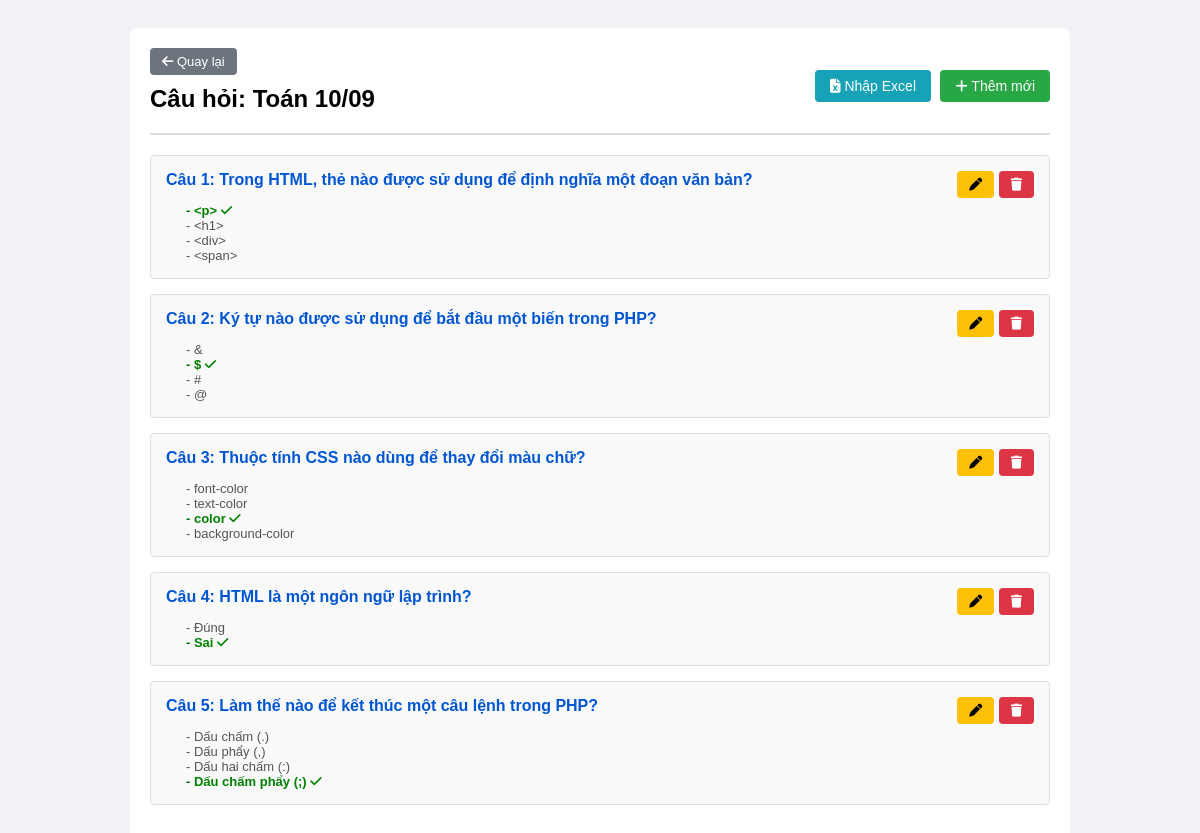
The page /DoAnCoSo2Elearning/lecturer/cau_hoi.php?id=1 on the database its author committed.
### tables this page shows
CREATE TABLE `bai_kiem_tra` (
  `id` int(11) NOT NULL,
  `tieu_de` varchar(255) NOT NULL,
  `mo_ta` text DEFAULT NULL,
  `ngay_mo` datetime DEFAULT NULL,
  `han_nop` datetime DEFAULT NULL,
  `trang_thai` tinyint(1) DEFAULT 0,
  `so_lan_cho_phep` int(11) DEFAULT 1,
  `so_lan_da_lam` int(11) DEFAULT 0
);

CREATE TABLE `cau_hoi` (
  `id` int(11) NOT NULL,
  `bai_kiem_tra_id` int(11) DEFAULT NULL,
  `noi_dung` text DEFAULT NULL,
  `giai_thich` text DEFAULT NULL
);

CREATE TABLE `dap_an` (
  `id` int(11) NOT NULL,
  `cau_hoi_id` int(11) DEFAULT NULL,
  `noi_dung` text DEFAULT NULL,
  `la_dap_an_dung` tinyint(1) DEFAULT 0
);

### DoAnCoSo2Elearning/lecturer/cau_hoi.php (the view, shortened to what this page needs)
<?php
include '../database.php';
$id_bai = isset($_GET['id']) ? (int)$_GET['id'] : 0;
$bai_thi = mysqli_fetch_assoc(mysqli_query($conn, "SELECT * FROM bai_kiem_tra WHERE id = $id_bai"));
$sql = "SELECT * FROM cau_hoi WHERE bai_kiem_tra_id = $id_bai ORDER BY id ASC";
$ds_cau_hoi = mysqli_query($conn, $sql);
?>
<!DOCTYPE html>
<html lang="vi">
<head>
    <link rel="stylesheet" href="https://cdnjs.cloudflare.com/ajax/libs/font-awesome/6.4.0/css/all.min.css">
</head>
<body>
<div class="container">
    <div class="header">
        <div>
            <a href="bai_kiem_tra.php" class="btn btn-back"><i class="fa-solid fa-arrow-left"></i> Quay lại</a>
            <h2 style="margin: 10px 0;">Câu hỏi: <?php echo htmlspecialchars($bai_thi['tieu_de']); ?></h2>
        </div>
        <div>
            <button onclick="document.getElementById('importModal').style.display='block'" class="btn btn-import">
                <i class="fa-solid fa-file-excel"></i> Nhập Excel
            </button>
            <a href="admin_edit_cau_hoi.php?bai_id=<?php echo $id_bai; ?>" class="btn btn-add">
                <i class="fa-solid fa-plus"></i> Thêm mới
            </a>
        </div>
    </div>
    <?php
    $i = 1;
    if (mysqli_num_rows($ds_cau_hoi) > 0):
        while ($row = mysqli_fetch_assoc($ds_cau_hoi)):
            $qid = $row['id'];
            $res_da = mysqli_query($conn, "SELECT * FROM dap_an WHERE cau_hoi_id = $qid");
            ?>
            <div class="q-item">
                <div class="q-header">
                    <span>Câu <?php echo $i++; ?>: <?php echo htmlspecialchars($row['noi_dung']); ?></span>
                    <div>
                        <a href="admin_edit_cau_hoi.php?bai_id=<?php echo $id_bai; ?>&edit_id=<?php echo $row['id']; ?>" class="btn btn-edit"><i class="fa-solid fa-pen"></i></a>
                        <a href="?id=<?php echo $id_bai; ?>&delete_q=<?php echo $row['id']; ?>" class="btn btn-del" onclick="return confirm('Xóa câu hỏi này?')"><i class="fa-solid fa-trash"></i></a>
                    </div>
                </div>
                <div style="font-size: 13px; color: #555; margin-left: 20px;">
                    <?php while($da = mysqli_fetch_assoc($res_da)): ?>
                        <div style="<?php echo $da['la_dap_an_dung'] ? 'color:green; font-weight:bold;' : ''; ?>">
                            - <?php echo htmlspecialchars($da['noi_dung']); ?>
                            <?php echo $da['la_dap_an_dung'] ? '<i class="fa-solid fa-check"></i>' : ''; ?>
                        </div>
                    <?php endwhile; ?>
                </div>
            </div>
        <?php endwhile;
    else:
        echo "<p style='text-align:center; color:#999;'>Chưa có câu hỏi nào.</p>";
    endif;
    ?>
</div>
</body>
</html>

### DoAnCoSo2Elearning/lecturer/cau_hoi.php (style rules this page uses)
body { font-family: sans-serif; background: #f0f2f5; padding: 20px; }
.container { max-width: 900px; margin: 0 auto; background: #fff; padding: 20px; border-radius: 8px; }
.header { display: flex; justify-content: space-between; align-items: center; border-bottom: 2px solid #ddd; padding-bottom: 10px; margin-bottom: 20px; }
.q-item { background: #f9f9f9; border: 1px solid #ddd; padding: 15px; margin-bottom: 15px; border-radius: 4px; }
.q-header { font-weight: bold; color: #0056d2; margin-bottom: 5px; display: flex; justify-content: space-between; }
.btn { padding: 6px 12px; border: none; cursor: pointer; border-radius: 4px; color: #fff; text-decoration: none; font-size: 13px; display: inline-block; }
.btn-edit { background: #ffc107; color: #000; }
.btn-del { background: #dc3545; }
.btn-add { background: #28a745; font-size: 14px; padding: 8px 15px; }
.btn-import { background: #17a2b8; font-size: 14px; padding: 8px 15px; margin-right: 5px; }
.btn-back { background: #6c757d; }

### rows shown on the page
bai_kiem_tra: tieu_de "Toán 10/09"
cau_hoi: noi_dung "Trong HTML, thẻ nào được sử dụng để định nghĩa một đoạn văn bản?"
dap_an: noi_dung "<p>", la_dap_an_dung 1 (drawn)
dap_an: noi_dung "<h1>"
dap_an: noi_dung "<div>"
dap_an: noi_dung "<span>"
cau_hoi: noi_dung "Ký tự nào được sử dụng để bắt đầu một biến trong PHP?"
dap_an: noi_dung "&"
dap_an: noi_dung "$", la_dap_an_dung 1 (drawn)
dap_an: noi_dung "#"
dap_an: noi_dung "@"
cau_hoi: noi_dung "Thuộc tính CSS nào dùng để thay đổi màu chữ?"
dap_an: noi_dung "font-color"
dap_an: noi_dung "text-color"
dap_an: noi_dung "color", la_dap_an_dung 1 (drawn)
dap_an: noi_dung "background-color"
cau_hoi: noi_dung "HTML là một ngôn ngữ lập trình?"
dap_an: noi_dung "Đúng"
dap_an: noi_dung "Sai", la_dap_an_dung 1 (drawn)
cau_hoi: noi_dung "Làm thế nào để kết thúc một câu lệnh trong PHP?"
dap_an: noi_dung "Dấu chấm (.)"
dap_an: noi_dung "Dấu phẩy (,)"
dap_an: noi_dung "Dấu hai chấm (:)"
dap_an: noi_dung "Dấu chấm phẩy (;)", la_dap_an_dung 1 (drawn)
